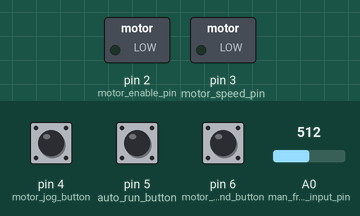
This program was run on a simulated Arduino Uno, built with avr-gcc and run on an emulated ATmega328P. Shown: switched loads named in the program (green lamp = pin HIGH). The inputs (shaded band) are chosen by the test bench; at power-on: pin 5 (auto_run_button) HIGH, pin 6 (motor_in_hand_button) HIGH, pin 4 (motor_jog_button) HIGH, A0 (man_freq_input_pin) = 512.

Above: at 1.2 s.
1.3 s: pin 5 (auto_run_button) pulled LOW for 3.2 s
At 1.8 s:
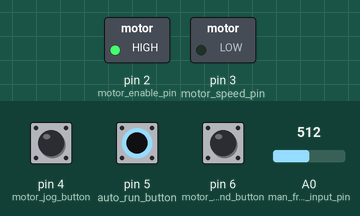
6.0 s: pin 6 (motor_in_hand_button) pulled LOW for 0.15 s
At 6.07 s:
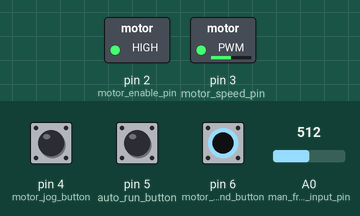
7.6 s: pin 6 (motor_in_hand_button) pulled LOW for 3.2 s
At 11.4 s:
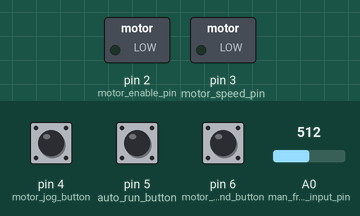
12.3 s: pin 5 (auto_run_button) pulled LOW for 0.15 s
At 13.3 s:
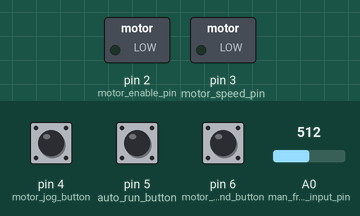
13.9 s: pin 4 (motor_jog_button) pulled LOW for 3.2 s
At 15.0 s:
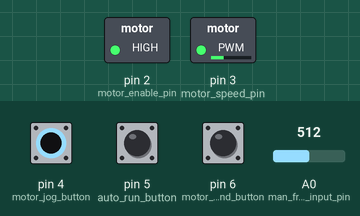
Timing chart, 0 to 18.6 s (numbered marks = the images above; inputs shaded):
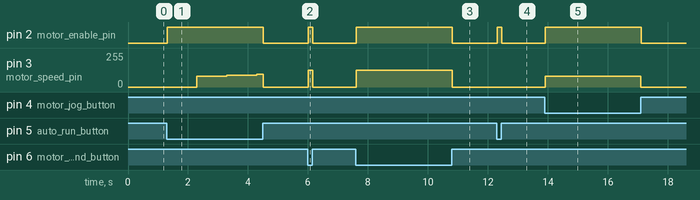

The program:

main.cpp
```cpp
#include <Arduino.h>

const int motor_speed_pin = 3;
const int motor_enable_pin = 2;
const int man_freq_input_pin = A0;

const int auto_run_button = 5;
const int motor_jog_button = 4;
const int motor_in_hand_button = 6;

unsigned long interval = 1000;
unsigned long previous_time = 0;
unsigned long current_time;
int freq_value = 0;

const int starting_speed = 80;
const int max_speed = 255;

void jog_run()
{
  digitalWrite(motor_enable_pin, HIGH);
  while (true)
  {
    if (digitalRead(motor_jog_button) == HIGH)
    {
      analogWrite(motor_speed_pin, 0);
      digitalWrite(motor_enable_pin, LOW);
      return;
    }
    analogWrite(motor_speed_pin, starting_speed);
  }
}
void auto_run()
{
  int ramp_speed = starting_speed;
  previous_time = millis();
  digitalWrite(motor_enable_pin, HIGH);

  while (true)
  {
    current_time = millis();

    if (digitalRead(auto_run_button) == HIGH)
    {
      analogWrite(motor_speed_pin, 0);
      digitalWrite(motor_enable_pin, LOW);
      return;
    }

    if (ramp_speed <= max_speed && current_time - previous_time >= interval)
    {
      analogWrite(motor_speed_pin, ramp_speed);
      ramp_speed += 8;
      previous_time = current_time;
    }
    else if (ramp_speed > max_speed)
    {
      analogWrite(motor_speed_pin, max_speed);
    }
  }
}
void hand_run()
{
  digitalWrite(motor_enable_pin, HIGH);
  while (true)
  {
    if (digitalRead(motor_in_hand_button) == HIGH)
    {
      analogWrite(motor_speed_pin, 0);
      digitalWrite(motor_enable_pin, LOW);
      return;
    }
    freq_value = analogRead(man_freq_input_pin);
    analogWrite(motor_speed_pin, map(freq_value, 0, 1023, 0, 255));
  }
}

void setup()
{
  digitalWrite(motor_enable_pin, LOW);
  pinMode(motor_speed_pin, OUTPUT);
  pinMode(motor_enable_pin, OUTPUT);
  pinMode(motor_jog_button, INPUT_PULLUP);
  pinMode(auto_run_button, INPUT_PULLUP);
  pinMode(motor_in_hand_button, INPUT_PULLUP);
}

void loop()
{
  if (digitalRead(auto_run_button) == LOW && digitalRead(motor_in_hand_button) == HIGH)
  {
    auto_run();
  }
  else if (digitalRead(motor_in_hand_button) == LOW && digitalRead(auto_run_button) == HIGH)
  {
    hand_run();
  }
  else if (digitalRead(motor_jog_button) == LOW && digitalRead(motor_in_hand_button) == HIGH && digitalRead(auto_run_button) == HIGH)
  {
    jog_run();
  }
}
```

Measured:
- after the input at 1.3 s, pin 2 (motor_enable_pin): LOW → HIGH at once, → LOW 3.2 s later; pin 3 (motor_speed_pin): 0/255 → 80/255 after 1.0 s, → 88/255 1.0 s later, → 96/255 1.0 s later, → 0/255 0.20 s later
- after the input at 6.0 s, pin 2 (motor_enable_pin): LOW → HIGH at once, → LOW 0.15 s later; pin 3 (motor_speed_pin): 0/255 → 127/255 at once, → 0/255 0.15 s later
- after the input at 7.6 s, pin 2 (motor_enable_pin): LOW → HIGH at once, → LOW 3.2 s later; pin 3 (motor_speed_pin): 0/255 → 127/255 at once, → 0/255 3.2 s later
- after the input at 12.3 s, pin 2 (motor_enable_pin): LOW → HIGH at once, → LOW 0.15 s later
- after the input at 13.9 s, pin 2 (motor_enable_pin): LOW → HIGH at once, → LOW 3.2 s later; pin 3 (motor_speed_pin): 0/255 → 80/255 at once, → 0/255 3.2 s later
